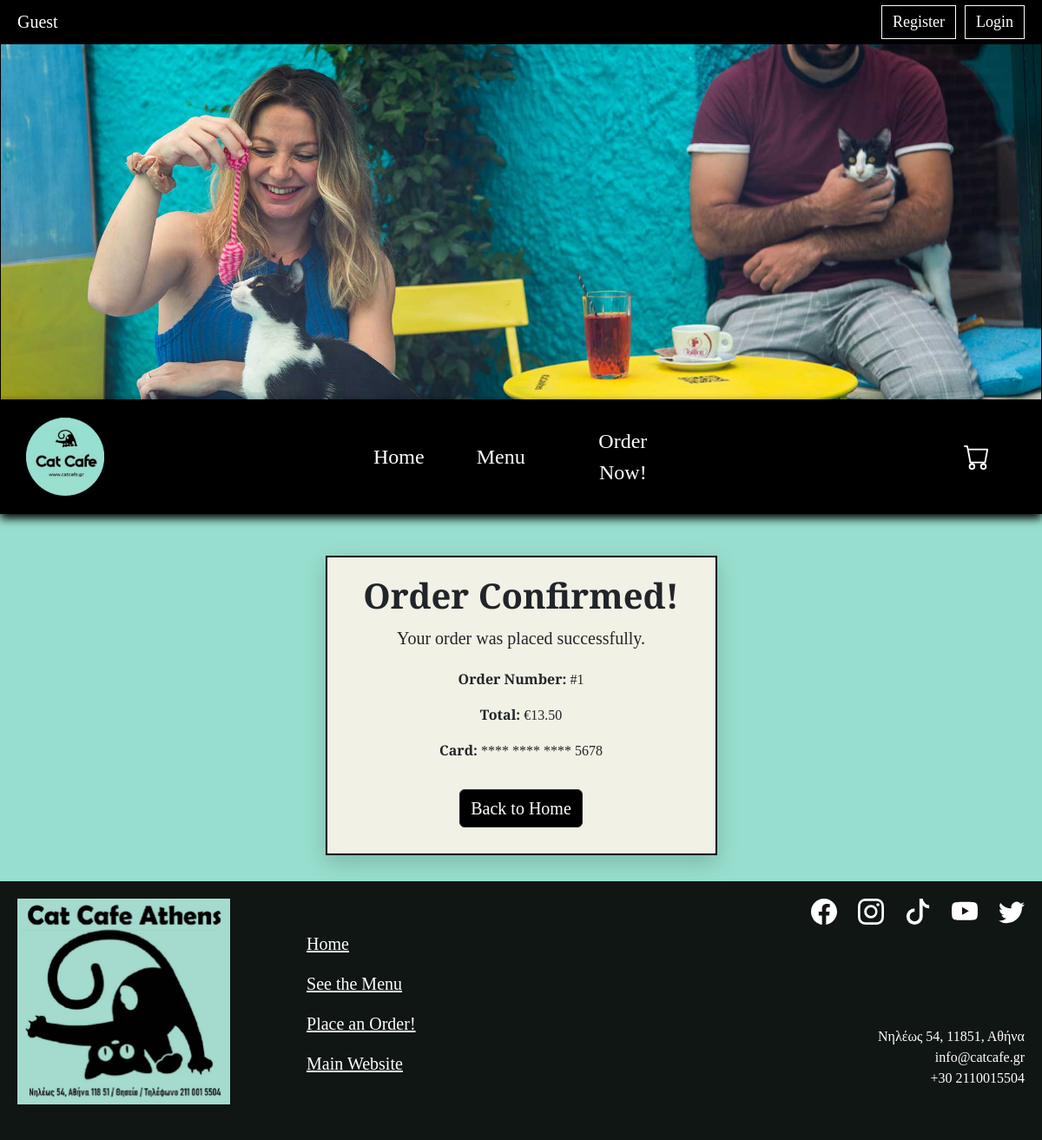
Page /orders/confirmed/1/ on the committed database.
### orders/models.py (models this page shows, shortened)
class Order(models.Model):
    user = models.ForeignKey(
        settings.AUTH_USER_MODEL,
        on_delete=models.SET_NULL,
        null=True,
        blank=True,
        related_name='orders'
    )
    full_name = models.CharField(max_length=100)
    email = models.EmailField()
    billing_address = models.CharField(max_length=255)
    card_last_four = models.CharField(max_length=4)
    total = models.DecimalField(max_digits=8, decimal_places=2)
    created_at = models.DateTimeField(auto_now_add=True)

### orders/views.py (the view)
# urls.py: path('confirmed/<int:order_id>/', views.order_confirmed, name='order_confirmed'),
def order_confirmed(request, order_id):
    order = get_object_or_404(Order, id=order_id)
    return render(request, 'orders/order_confirmed.html', {
        'order': order
    })

### orders/templates/orders/order_confirmed.html (shortened to what this page needs)
{% extends 'base.html' %}
{% load static %}
{% block extra_css %}
<link rel="stylesheet" href="{% static 'css/orders.css' %}">
{% endblock %}
{% block content %}
<div class="container mt-5 orders-page">
    <div class="row justify-content-center">
        <div class="col-md-8 col-lg-5">
            <div class="beige-box order-confirmed-box text-center">
                <h1>Order Confirmed!</h1>
                <p class="sec-desc">Your order was placed successfully.</p>
                <p><strong>Order Number:</strong> #{{ order.id }}</p>
                <p><strong>Total:</strong> €{{ order.total }}</p>
                <p><strong>Card:</strong> **** **** **** {{ order.card_last_four }}</p>
                <a href="{% url 'core:home' %}" class="btn btn-dark mt-3">
                    Back to Home
                </a>
            </div>
        </div>
    </div>
</div>
{% endblock %}

### static/css/main.css (style rules this page uses)
body { margin: 0; background-color: #98DECE; font-family: "Bree Serif", serif; }
h1 { text-align: center; font-size: 40px; font-weight: bold; margin-top: 20px; margin-bottom: 10px; }
.sec-desc { font-size: 20px; text-align: center; margin-bottom: 20px; }
.beige-box { border: 2px solid black; background-color: #F2F1E5; padding: 0 30px; }
.btn { font-size: 20px; }
.btn-dark { background-color: black; }

### static/css/orders.css (style rules this page uses)
.order-confirmed-box { padding: 0 28px 30px 28px; border: 2px solid black; box-shadow: 0 8px 24px rgba(0, 0, 0, 0.18); }

### rows in the picture
Order: id "1", total "13.50", card_last_four "5678"
